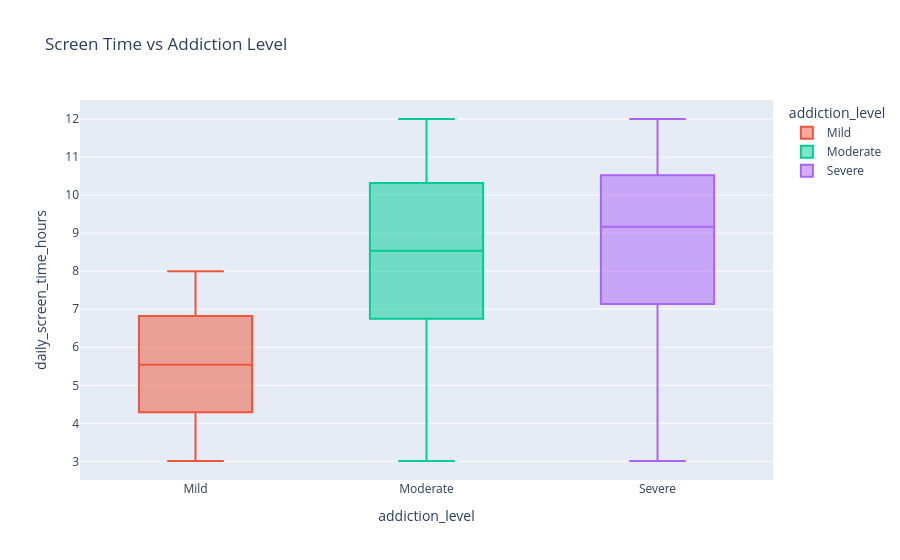

The cell this chart's notebook holds for it:
### Code cell
#visualisation of screen time vs addiction level
fig = px.box(

    df,

    x="addiction_level",

    y="daily_screen_time_hours",

    color="addiction_level",

    title="Screen Time vs Addiction Level"

)

fig.show()

### Figure 1 — Plotly figure (JSON) as saved in the notebook; plotly's stock layout.template omitted (floating-point values rounded to 4 significant figures; data arrays with more than 128 entries replaced by an {"elided": "..."} marker saying what was removed)
{"data": [{"alignmentgroup": "True", "hovertemplate": "addiction_level=%{x}<br>daily_screen_time_hours=%{y}<extra></extra>", "legendgroup": "Mild", "marker": {"color": "#EF553B"}, "name": "Mild", "notched": false, "offsetgroup": "Mild", "orientation": "v", "showlegend": true, "type": "box", "x": {"elided": "1373 str values"}, "x0": " ", "xaxis": "x", "y": {"elided": "1373 float values"}, "y0": " ", "yaxis": "y"}, {"alignmentgroup": "True", "hovertemplate": "addiction_level=%{x}<br>daily_screen_time_hours=%{y}<extra></extra>", "legendgroup": "Moderate", "marker": {"color": "#00cc96"}, "name": "Moderate", "notched": false, "offsetgroup": "Moderate", "orientation": "v", "showlegend": true, "type": "box", "x": {"elided": "2874 str values"}, "x0": " ", "xaxis": "x", "y": {"elided": "2874 float values"}, "y0": " ", "yaxis": "y"}, {"alignmentgroup": "True", "hovertemplate": "addiction_level=%{x}<br>daily_screen_time_hours=%{y}<extra></extra>", "legendgroup": "Severe", "marker": {"color": "#ab63fa"}, "name": "Severe", "notched": false, "offsetgroup": "Severe", "orientation": "v", "showlegend": true, "type": "box", "x": {"elided": "2434 str values"}, "x0": " ", "xaxis": "x", "y": {"elided": "2434 float values"}, "y0": " ", "yaxis": "y"}], "layout": {"boxmode": "overlay", "legend": {"title": {"text": "addiction_level"}, "tracegroupgap": 0}, "title": {"text": "Screen Time vs Addiction Level"}, "xaxis": {"anchor": "y", "categoryarray": [null, "Mild", "Moderate", "Severe"], "categoryorder": "array", "domain": [0, 1], "title": {"text": "addiction_level"}}, "yaxis": {"anchor": "x", "domain": [0, 1], "title": {"text": "daily_screen_time_hours"}}}}
